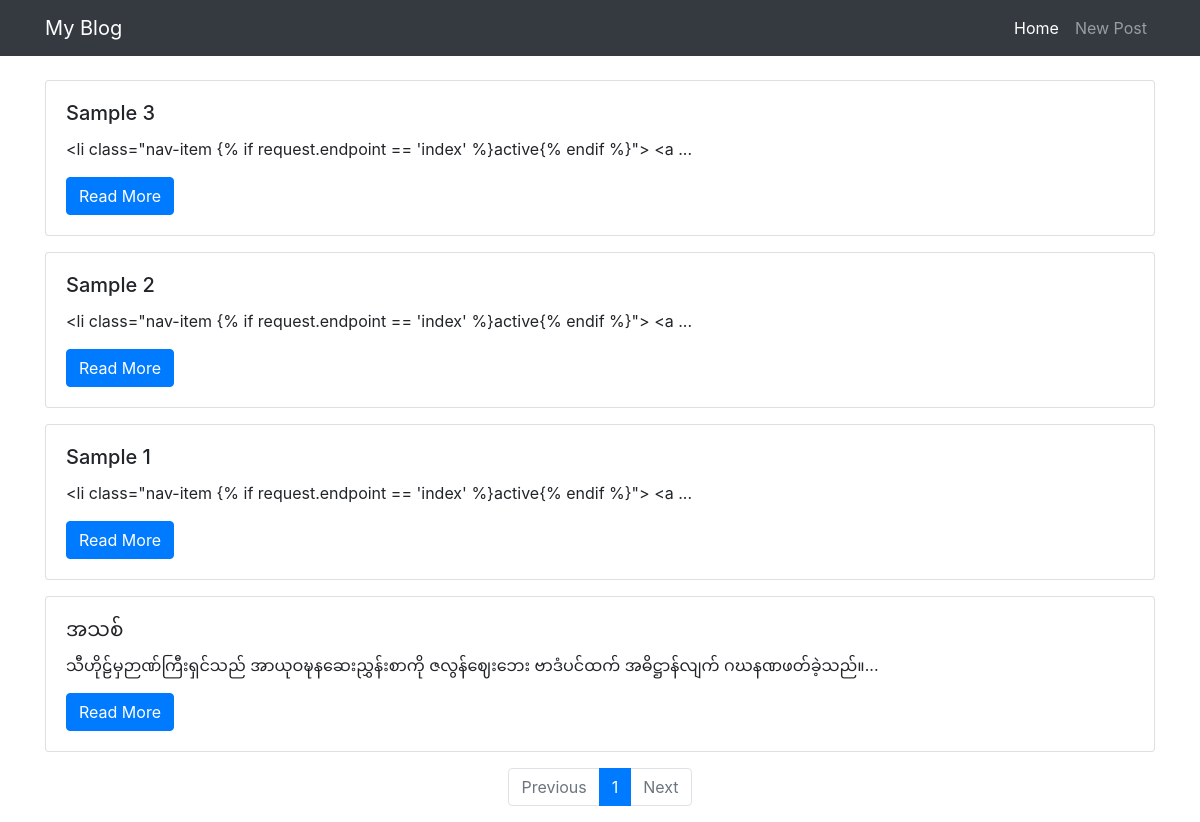
The page / on the database its author committed.
### models.py (models this page shows)
class Post(db.Model):
    id = db.Column(db.Integer, primary_key=True)
    title = db.Column(db.String(100), nullable=False)
    content = db.Column(db.Text, nullable=False)
    date_created = db.Column(db.DateTime, default=db.func.current_timestamp())

### app.py (the view)
@app.route('/')
@app.route('/page/<int:page>')
def index(page=1):
    per_page = 5
    posts = Post.query.order_by(Post.date_created.desc()).paginate(page=page, per_page=per_page)
    return render_template('index.html', posts=posts)

### templates/index.html (shortened to what this page needs)
{% extends 'base.html' %}
{% block content %}
{% for post in posts.items %}
    <div class="card mb-3">
        <div class="card-body">
            <h5 class="card-title">{{ post.title }}</h5>
            <p class="card-text">{{ post.content[:100] }}...</p>
            <a href="/post/{{ post.id }}" class="btn btn-primary">Read More</a>
        </div>
    </div>
{% endfor %}
<nav aria-label="Page navigation">
    <ul class="pagination justify-content-center">
        <li class="page-item {% if not posts.has_prev %}disabled{% endif %}">
            <a class="page-link" href="{{ url_for('index', page=posts.prev_num) }}">Previous</a>
        </li>
        {% for page_num in posts.iter_pages(left_edge=1, right_edge=1, left_current=2, right_current=2) %}
            <li class="page-item {% if page_num == posts.page %}active{% endif %}">
                <a class="page-link" href="{{ url_for('index', page=page_num) }}">{{ page_num }}</a>
            </li>
        {% endfor %}
        <li class="page-item {% if not posts.has_next %}disabled{% endif %}">
            <a class="page-link" href="{{ url_for('index', page=posts.next_num) }}">Next</a>
        </li>
    </ul>
</nav>
{% endblock %}

### templates/base.html (shortened to what this page needs)
<!DOCTYPE html>
<html lang="en">
<head>
    <link rel="stylesheet" href="https://stackpath.bootstrapcdn.com/bootstrap/4.5.2/css/bootstrap.min.css">
    <link rel="stylesheet" href="{{ url_for('static', filename='css/styles.css') }}">
</head>
<body>
    <nav class="navbar navbar-expand-lg navbar-dark bg-dark sticky-top">
        <div class="container">
            <a class="navbar-brand" href="/">My Blog</a>
            <div class="collapse navbar-collapse" id="navbarNav">
                <ul class="navbar-nav ml-auto">
                    <li class="nav-item {% if request.endpoint == 'index' %}active{% endif %}">
                        <a class="nav-link" href="/">Home</a>
                    </li>
                    <li class="nav-item {% if request.endpoint == 'new_post' %}active{% endif %}">
                        <a class="nav-link" href="/new">New Post</a>
                    </li>
                </ul>
            </div>
        </div>
    </nav>
    <div class="container mt-4">
        {% block content %}{% endblock %}
    </div>
</body>
</html>

### rows shown on the page
Post: title "Sample 3", content "<li class=\"nav-item {% if request.endpoint == 'index' %}active{% endif %}\"> <a"
Post: title "Sample 2", content "<li class=\"nav-item {% if request.endpoint == 'index' %}active{% endif %}\"> <a"
Post: title "Sample 1", content "<li class=\"nav-item {% if request.endpoint == 'index' %}active{% endif %}\"> <a"
Post: title "အသစ်", content "သီဟိုဠ်မှဉာဏ်ကြီးရှင်သည် အာယုဝဍ္ဎနဆေးညွှန်းစာကို ဇလွန်ဈေးဘေး ဗာဒံပင်ထက် အဓိဋ္ဌာန်လျက် ဂဃနဏဖတ်ခဲ့သည်။"

### other values the page prints
{{ page_num }} "1"
